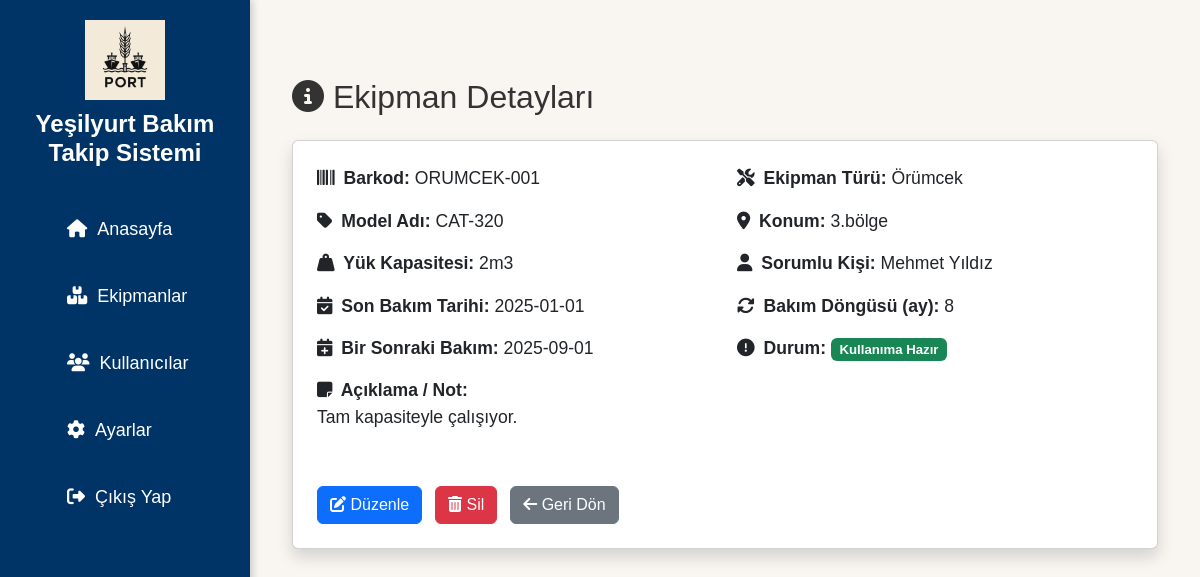
Page /detail/3 (signed in) on the earlier database version.
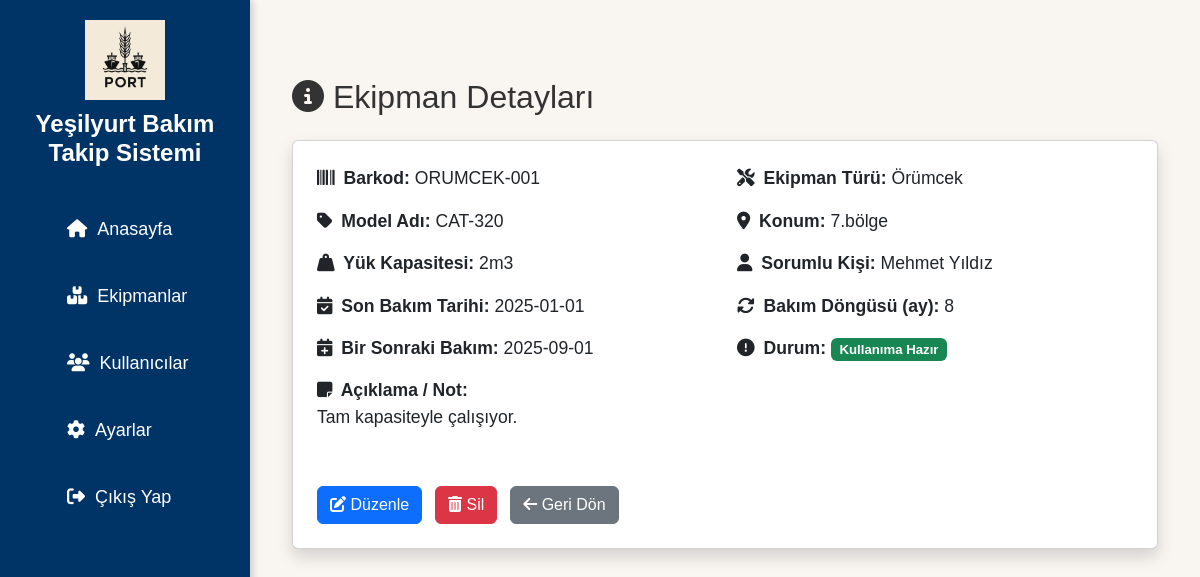
Same page on the later database version.
### app/models.py (models this page shows)
class Parca(db.Model):
    __tablename__ = 'parcalar'
    id = db.Column(db.Integer, primary_key=True)
    barcode = db.Column(db.String(100), unique=True, nullable=False)
    ekipman_turu = db.Column(db.String(100), nullable=False)
    model_adi = db.Column(db.String(100), nullable=False)
    konum = db.Column(db.String(100), nullable=False)
    durum = db.Column(db.String(50), nullable=False)
    bir_sonraki_bakim = db.Column(db.Date, nullable=True)
    son_bakim_tarihi = db.Column(db.Date, nullable=True)
    bakim_dongusu = db.Column(db.String(50), nullable=True)
    bakim_durum = db.Column(db.String(50), nullable=True)  # ✅ تمت إضافته
    notlar = db.Column(db.Text, nullable=True)              # ✅ تمت إضافته
    kisa_aciklama = db.Column(db.Text, nullable=True)
    yuk_kapasitesi = db.Column(db.String(50), nullable=True)
    sorumlu_kisi = db.Column(db.String(100), nullable=True)
    created_at = db.Column(db.DateTime, default=datetime.utcnow)
    bakim_kayitlari = db.relationship('BakimKaydi', backref='parca', lazy=True)

### app/routes.py (the view)
@main.route('/detail/<int:parca_id>')
@login_required
def detail(parca_id):
    parca = Parca.query.get_or_404(parca_id)
    today = datetime.today().date()
    setting = Settings.query.first()
    uyari_gun = setting.bakim_yaklasma_gunu if setting and setting.bakim_yaklasma_gunu is not None else 30
    if parca.son_bakim_tarihi and parca.bakim_dongusu:
        try:
            ay = int(parca.bakim_dongusu)
            parca.bir_sonraki_bakim = parca.son_bakim_tarihi + relativedelta(months=ay)
        except:
            parca.bir_sonraki_bakim = None
    else:
        parca.bir_sonraki_bakim = None
    if parca.durum != 'Arızalı' and parca.bir_sonraki_bakim:
        kalan = (parca.bir_sonraki_bakim - today).days
        if kalan < 0:
            parca.durum = 'Bakım Gerekli'
        elif kalan <= uyari_gun:
            parca.durum = 'Bakım Yaklaşan'
        else:
            parca.durum = 'Kullanıma hazır'
    return render_template('detail.html', parca=parca, today=today)

### app/__init__.py (called while the page is built)
def create_app():
    app = Flask(__name__)
    app.config.from_object('config.Config')
    db.init_app(app)
    login_manager.init_app(app)
    migrate.init_app(app, db)  # ✅ جديد
    login_manager.login_view = 'auth.login'
    @login_manager.user_loader
    def load_user(user_id):
        return User.query.get(int(user_id))
    app.register_blueprint(main)
    app.register_blueprint(auth)
    app.register_blueprint(api)  # ✅ API
    return app

### app/templates/detail.html
{% extends 'layout.html' %}
{% block content %}
<div class="container mt-5">
  <h2 class="mb-4"><i class="fas fa-info-circle"></i> Ekipman Detayları</h2>
  <div class="card shadow p-4" style="font-size: 1.1rem;">
    <div class="row">
      <div class="col-md-6 mb-3">
        <p><strong><i class="fas fa-barcode me-1"></i> Barkod:</strong> {{ parca.barcode }}</p>
        <p><strong><i class="fas fa-tag me-1"></i> Model Adı:</strong> {{ parca.model_adi }}</p>
        <p><strong><i class="fas fa-weight-hanging me-1"></i> Yük Kapasitesi:</strong> {{ parca.yuk_kapasitesi }}</p>
        <p><strong><i class="fas fa-calendar-check me-1"></i> Son Bakım Tarihi:</strong> {{ parca.son_bakim_tarihi }}</p>
        <p><strong><i class="fas fa-calendar-plus me-1"></i> Bir Sonraki Bakım:</strong> {{ parca.bir_sonraki_bakim }}</p>
        <p><strong><i class="fas fa-sticky-note me-1"></i> Açıklama / Not:</strong><br>{{ parca.kisa_aciklama }}</p>
      </div>
      <div class="col-md-6 mb-3">
        <p><strong><i class="fas fa-tools me-1"></i> Ekipman Türü:</strong> {{ parca.ekipman_turu }}</p>
        <p><strong><i class="fas fa-map-marker-alt me-1"></i> Konum:</strong> {{ parca.konum }}</p>
        <p><strong><i class="fas fa-user me-1"></i> Sorumlu Kişi:</strong> {{ parca.sorumlu_kisi }}</p>
        <p><strong><i class="fas fa-sync-alt me-1"></i> Bakım Döngüsü (ay):</strong> {{ parca.bakim_dongusu }}</p>
        <p><strong><i class="fas fa-exclamation-circle me-1"></i> Durum:</strong>
          {% if parca.durum == 'Arızalı' %}
            <span class="badge bg-danger text-white">Arızalı</span>
          {% else %}
            {% set kalan_gun = (parca.bir_sonraki_bakim - today).days %}
            {% if kalan_gun < 0 %}
              <span class="badge bg-warning text-dark">Bakım Gerekli</span>
              <div class="text-muted small mt-1">Bakım tarihi geçmiş. Sistem tarafından otomatik belirlenmiştir.</div>
            {% elif kalan_gun <= 7 %}
              <span class="badge bg-info text-white">Bakımı Yaklaşan</span>
              <div class="text-muted small mt-1">Bakım tarihi yaklaşıyor. Sistem tarafından otomatik belirlenmiştir.</div>
            {% else %}
              <span class="badge bg-success text-white">Kullanıma Hazır</span>
            {% endif %}
          {% endif %}
        </p>
      </div>
    </div>
    <div class="mt-4">
      <a href="{{ url_for('main.edit', parca_id=parca.id) }}" class="btn btn-primary me-2"><i class="fas fa-edit"></i> Düzenle</a>
      <form method="POST" action="{{ url_for('main.delete_parca', parca_id=parca.id) }}" class="d-inline" onsubmit="return confirm('Silmek istediğinize emin misiniz?')">
        <button type="submit" class="btn btn-danger"><i class="fas fa-trash-alt"></i> Sil</button>
      </form>
      <a href="{{ url_for('main.malzeme_listesi') }}" class="btn btn-secondary ms-2"><i class="fas fa-arrow-left"></i> Geri Dön</a>
    </div>
  </div>
</div>
{% endblock %}

Differences in the rows shown:
changed Parca "ORUMCEK-001": konum "3.bölge" → "7.bölge"
